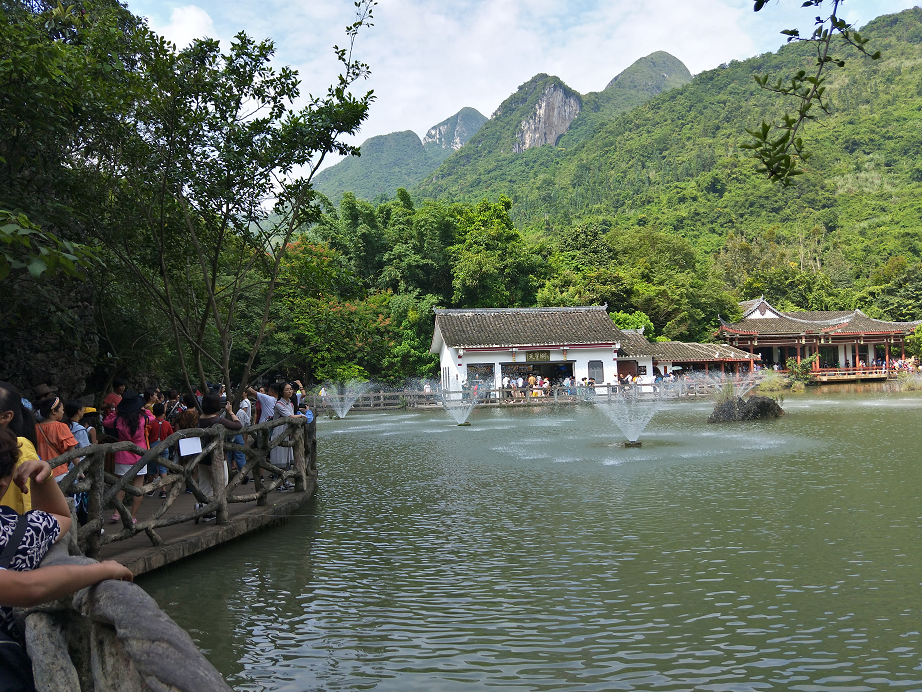
#> input picture Bananice/Dataset/images/IMGL.png, 922 x 692 px
$ python '数字图像特征提取.py'
#> lines starting #> are read from the running program, lines starting #| are printed output that depends on the picture
import cv2
import numpy as np
from matplotlib import pyplot as plt


def detect(image):
    # 创建SIFT生成器，descriptor为一个对象的描述符
    descriptor = cv2.xfeatures2d.SIFT_create()

    # 检测特征点及其描述子（128维向量）
    kps, features = descriptor.detectAndCompute(image, None)
    return kps, features


# 定义查看特征点情况的函数——show_points，
def show_points(image):
    descriptor = cv2.xfeatures2d.SIFT_create()
    kps, features = descriptor.detectAndCompute(image, None)
    print(f"特征点数：{len(kps)}")
    img_left_points = cv2.drawKeypoints(image, kps, image)
    plt.figure(), plt.axis('off')
    plt.imshow(img_left_points)


# 查看图像中检测到的特征点，运行下面的第一步主程序部分，显示结果如图所示，输出的特征点数：4971

# 第一步主程序部分
if __name__ == '__main__':
    img_left = cv2.imread('../Dataset/images/IMGL.png', 1)
#> img_left is the input picture: shape (692, 922, 3); mean B, G, R 94.9, 110.6, 100.7
    img_right = cv2.imread('../Dataset/images/IMGR.png', 1)
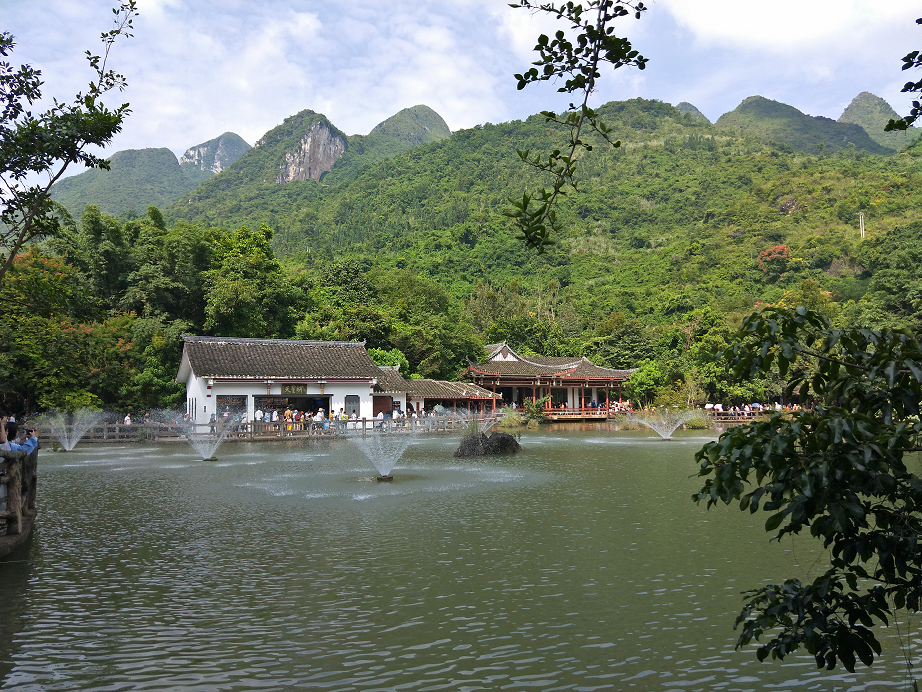
#> input picture Bananice/Dataset/images/IMGR.png, 922 x 692 px
#> img_right is the input picture: shape (692, 922, 3); mean B, G, R 102.2, 118.4, 109.5
    plt.subplot(121), plt.axis('off')
    plt.imshow(cv2.cvtColor(img_left, cv2.COLOR_BGR2RGB))
    plt.subplot(122), plt.axis('off')
    plt.imshow(cv2.cvtColor(img_right, cv2.COLOR_BGR2RGB))
    show_points(img_left)
#> in show_points, `kps, features = descriptor.detectAndCompute(image, None)`: kps = 4971 keypoints; strongest (x, y, size): (184, 139, 1.8), (245, 178, 1.8), (169, 94, 2.1), (370, 11, 2)
#| 特征点数：4971
#> in show_points, `img_left_points = cv2.drawKeypoints(image, kps, image)`:
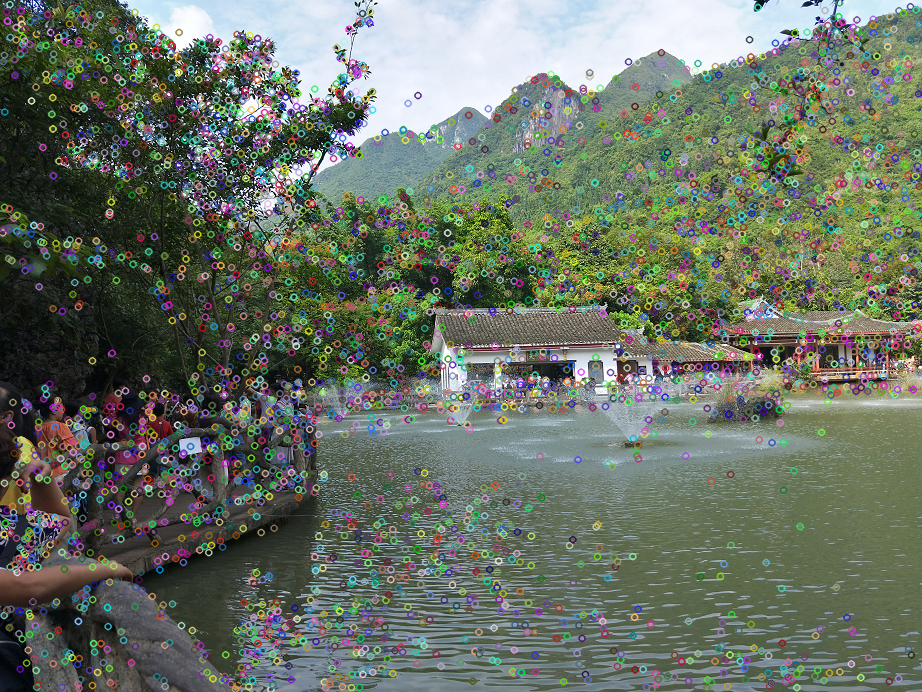
#> img_left_points: shape (692, 922, 3); mean B, G, R 100.8, 113.9, 105.3
    plt.show()
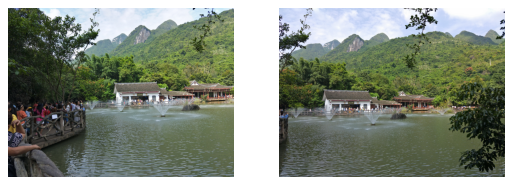
#> figure drawn by matplotlib, 2 panels


def match_keypoints(kps_left, kps_right, features_left, features_right, ratio, threshold):

    # 创建暴力匹配器
    matcher = cv2.DescriptorMatcher_create("BruteForce")

    # 使用KNN检测，匹配left、right图的特征点
    raw_matches = matcher.knnMatch(features_left, features_right, 2)
    print(len(raw_matches))
    matches = []  # 记录坐标
    good = []  # 记录特征点
    for m in raw_matches:  # 筛选匹配点
        if len(m) == 2 and m[0].distance < m[1].distance * ratio:  # 筛选条件
            good.append([m[0]])
            matches.append((m[0].queryIdx, m[0].trainIdx))

    # 特征点对数大于4，就可以构建变换矩阵
    kps_left = np.float32([kp.pt for kp in kps_left])
    kps_right = np.float32([kp.pt for kp in kps_right])
    print(len(matches))
    if len(matches) > 4:

        # 获取匹配点坐标
        pts_left = np.float32([kps_left[i] for (i, _) in matches])
        pts_right = np.float32([kps_right[i] for (_, i) in matches])

        # 计算变换矩阵H
        H, status = cv2.findHomography(pts_right, pts_left, cv2.RANSAC, threshold)
        return matches, H, good
    return None


if __name__ == '__main__':
    img_left = cv2.imread('../Dataset/images/IMGL.png', 1)
    img_right = cv2.imread('../Dataset/images/IMGR.png', 1)
    kps_left, features_left = detect(img_left)
#> kps_left has the same summary as kps in show_points
    kps_right, features_right = detect(img_right)
#> in detect (call 2), `kps, features = descriptor.detectAndCompute(image, None)`: kps = 4992 keypoints; strongest (x, y, size): (586, 77, 1.8), (17, 186, 2.1), (124, 79, 1.9), (332, 411, 1.9)
#> kps_right has the same summary as kps in detect
    matches, H, good = match_keypoints(kps_left, kps_right, features_left, features_right, 0.5, 0.99)
#> in match_keypoints, `raw_matches = matcher.knnMatch(features_left, features_right, 2)`: raw_matches = 4971 matches
#| 4971
#> after the loop in match_keypoints, `for m in raw_matches:`: good = 641 matches; matches = 641 pairs, first value 1617 to 4924, second value 50 to 3051
#> in match_keypoints, `kps_left = np.float32([kp.pt for kp in kps_left])`: kps_left = 4971 pairs, first value 2.36 to 918.8, second value 2.35 to 689
#> in match_keypoints, `kps_right = np.float32([kp.pt for kp in kps_right])`: kps_right = 4992 pairs, first value 2.39 to 919.1, second value 2.56 to 688.7
#| 641
#> in match_keypoints, `pts_left = np.float32([kps_left[i] for (i, _) in matches])`: pts_left = 641 pairs, first value 271.3 to 907.6, second value 12.45 to 656.6
#> in match_keypoints, `pts_right = np.float32([kps_right[i] for (_, i) in matches])`: pts_right = 641 pairs, first value 7.9 to 628.7, second value 31.69 to 638.3
#> in match_keypoints, `H, status = cv2.findHomography(pts_right, pts_left, cv2.RANSAC, thresh..`: H = [[0.668, 0.0616, 267.2], [-0.166, 0.914, 15.99], [-0.000386, 5.09e-05, 1]]; status = 641 values, max 1 at index 38, min 0 at index 0, mean 0.569
#> good = 641 matches
    img = cv2.drawMatchesKnn(img_left, kps_left, img_right, kps_right, good[:30], None,
                             flags=cv2.DrawMatchesFlags_NOT_DRAW_SINGLE_POINTS)
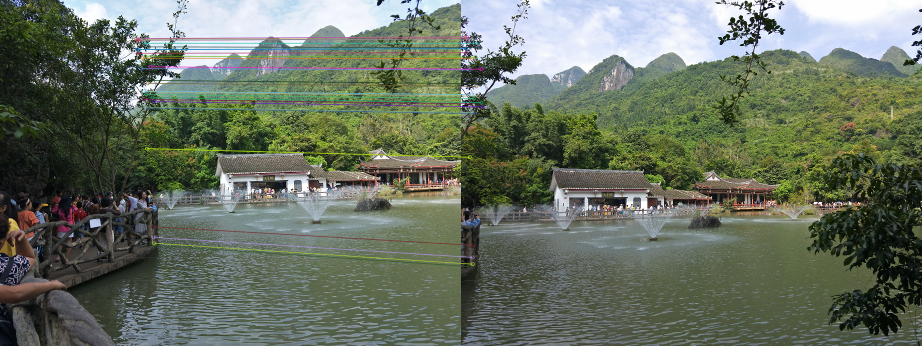
#> img: shape (692, 1844, 3) (shown at 1/2 size); mean B, G, R 98.6, 114.2, 105
    plt.figure(figsize=(20, 20)), plt.axis('off')
    plt.imshow(img)
    plt.show()


def drawMatches(img_left, img_right, kps_left, kps_right, matches, H):

    # 获取图像宽度和高度
    h_left, w_left = img_left.shape[:2]
    h_right, w_right = img_right.shape[:2]
    image = np.zeros((max(h_left, h_right), w_left + w_right, 3), dtype='uint8')
    image[0:h_left, 0:w_left] = img_right

    # 利用以获得的单应性矩阵进行变透视换
    image = cv2.warpPerspective(image, H, (image.shape[1], image.shape[0]))

    # 将透视变换后的图像与另一张图像进行拼接
    image[0:h_left, 0:w_left] = img_left
    return image


if __name__ == '__main__':
    img_left = cv2.imread('../Dataset/images/IMGL.png', 1)
    img_right = cv2.imread('../Dataset/images/IMGR.png', 1)

    # 模块一：提取特征
    kps_left, features_left = detect(img_left)
#> in detect (call 3), `kps, features = descriptor.detectAndCompute(image, None)`: kps = 4971 keypoints; strongest (x, y, size): (184, 139, 1.8), (245, 178, 1.8), (169, 94, 2.1), (370, 11, 2)
    kps_right, features_right = detect(img_right)
#> in detect (call 4), `kps, features = descriptor.detectAndCompute(image, None)`: kps = 4992 keypoints; strongest (x, y, size): (586, 77, 1.8), (17, 186, 2.1), (124, 79, 1.9), (332, 411, 1.9)

    # 模块二：特征匹配
    matches, H, good = match_keypoints(kps_left, kps_right, features_left, features_right, 0.5, 0.99)
#| 4971
#| 641

    # 模块三：透视变换-拼接
    vis = drawMatches(img_left, img_right, kps_left, kps_right, matches, H)
#> in drawMatches, `image[0:h_left, 0:w_left] = img_right`:
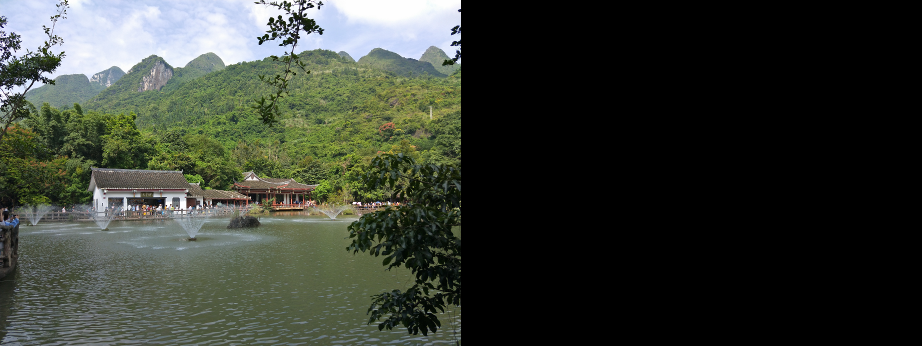
#> image: shape (692, 1844, 3) (shown at 1/2 size); mean B, G, R 51.1, 59.2, 54.7
#> in drawMatches, `image = cv2.warpPerspective(image, H, (image.shape[1], image.shape[0]))`:
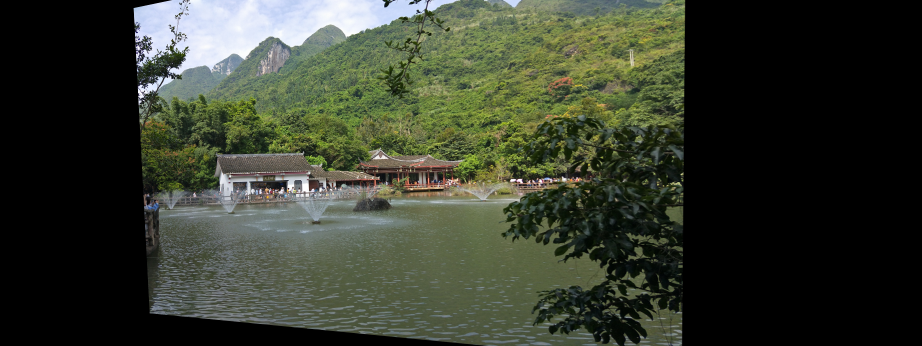
#> image: shape (692, 1844, 3) (shown at 1/2 size); mean B, G, R 46.5, 59.7, 54.6
#> in drawMatches, `image[0:h_left, 0:w_left] = img_left`:
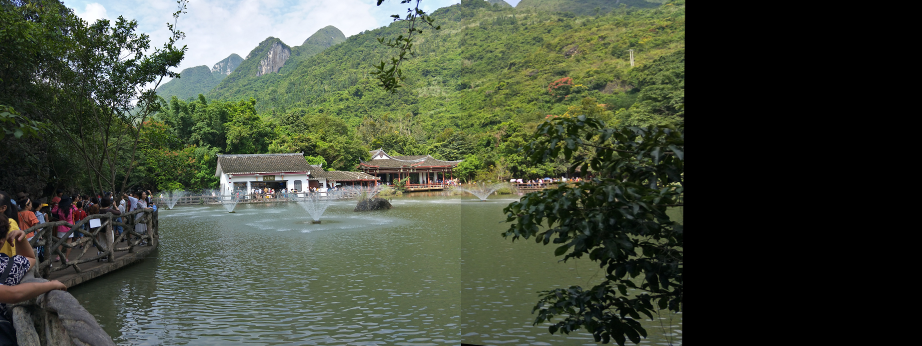
#> image: shape (692, 1844, 3) (shown at 1/2 size); mean B, G, R 61, 76.3, 69.2

    # 显示拼接图形
    plt.figure(), plt.axis('off')
    plt.imshow(cv2.cvtColor(vis, cv2.COLOR_BGR2RGB))
    plt.show()
